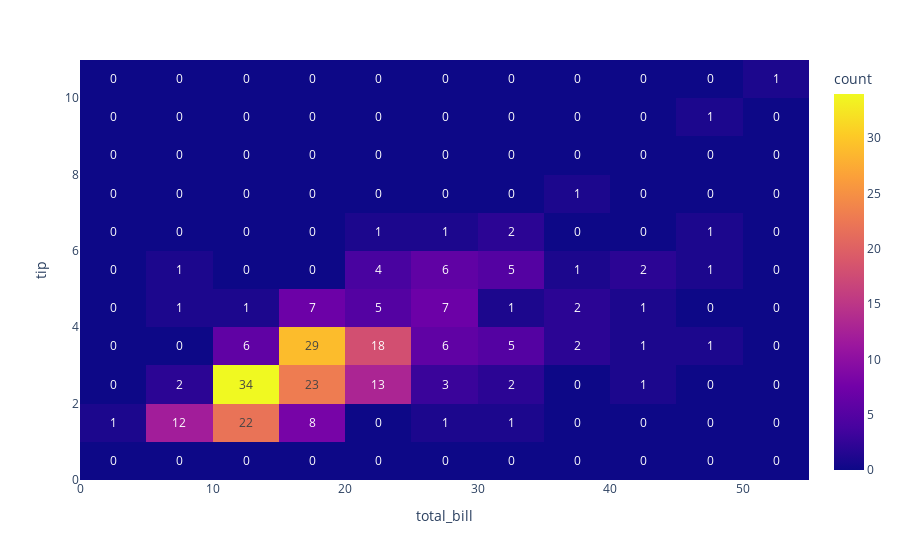

Write notebook code for a chart like this one.
### Markdown cell above
## Lots of examples

The rest is up to your! Some examples to follow

Here: [https://plotly.com/python/plotly-express/](https://plotly.com/python/plotly-express/)

### Code cell
import seaborn as sns
tips = sns.load_dataset("tips")

# text_auto=True shows the count of observations in each bin
fig = px.density_heatmap(tips, x="total_bill", y="tip", text_auto=True)
fig.show()

### Figure 1 — Plotly figure (JSON) as saved in the notebook; plotly's stock layout.template omitted (floating-point values rounded to 4 significant figures; data arrays with more than 128 entries replaced by an {"elided": "..."} marker saying what was removed)
{"data": [{"coloraxis": "coloraxis", "hovertemplate": "total_bill=%{x}<br>tip=%{y}<br>count=%{z}<extra></extra>", "name": "", "texttemplate": "%{z}", "type": "histogram2d", "x": {"elided": "244 float values"}, "xaxis": "x", "xbingroup": "x", "y": {"elided": "244 float values"}, "yaxis": "y", "ybingroup": "y"}], "layout": {"coloraxis": {"colorbar": {"title": {"text": "count"}}, "colorscale": [[0, "#0d0887"], [0.1111, "#46039f"], [0.2222, "#7201a8"], [0.3333, "#9c179e"], [0.4444, "#bd3786"], [0.5556, "#d8576b"], [0.6667, "#ed7953"], [0.7778, "#fb9f3a"], [0.8889, "#fdca26"], [1, "#f0f921"]]}, "legend": {"tracegroupgap": 0}, "margin": {"t": 60}, "xaxis": {"anchor": "y", "domain": [0, 1], "title": {"text": "total_bill"}}, "yaxis": {"anchor": "x", "domain": [0, 1], "title": {"text": "tip"}}}}
